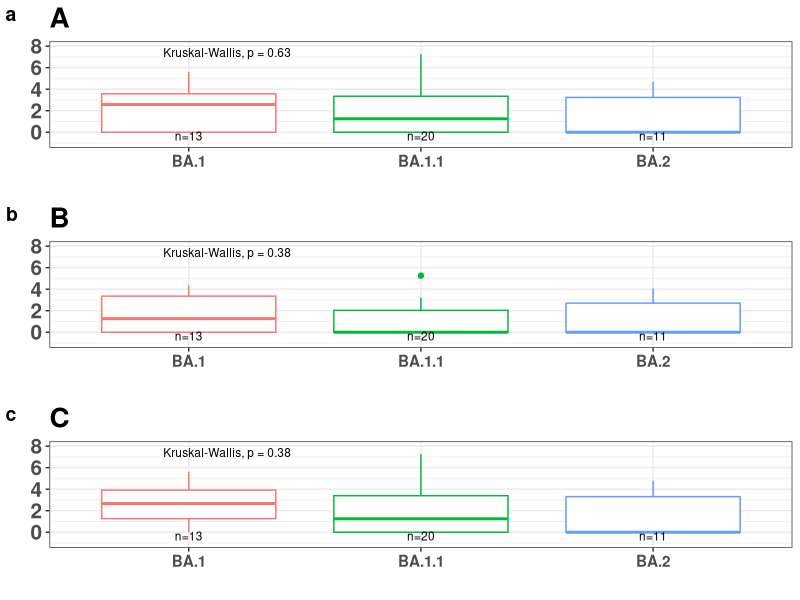
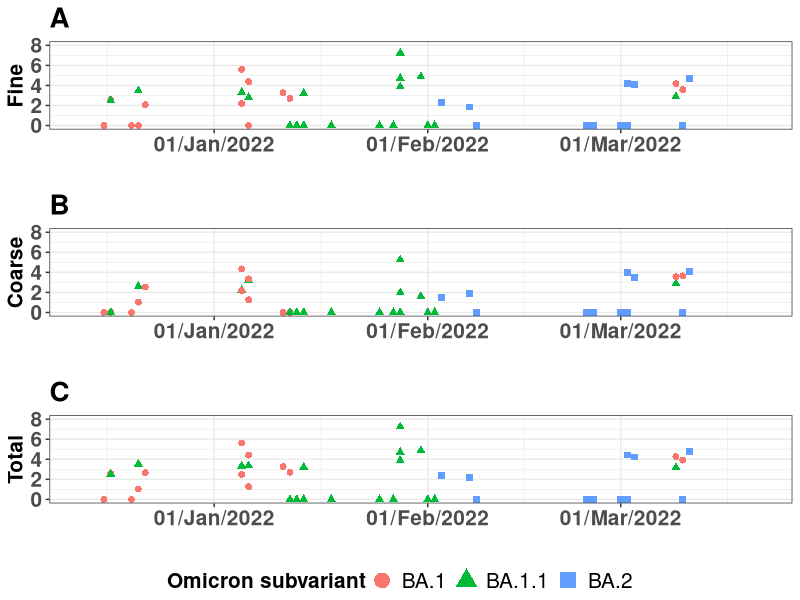
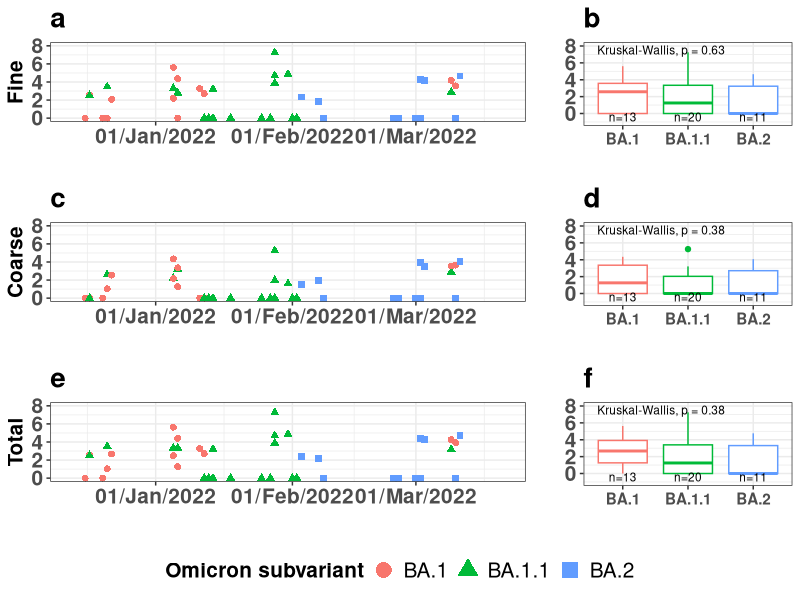

R code for these plots, in order:
## ---- chunk 1
knitr::opts_chunk$set(echo = TRUE)
library(tidyverse)
library(grid)
library(gridExtra)
library(ggpubr)
set.seed(42)
## ---- chunk 2
spr_before <- read.csv(file = "../working_files/manuscript_1_all_61_nonpaired_pcr_sx_spr.csv")
spr <- read.csv(file = "../working_files/nonpaired_pcr_sx_spr.csv")
spr <- spr %>% mutate(variant2 = if_else(seq_variant %in% c("Omicron BA.1.1","Omicron BA.1", "Omicron BA.2"), "Omicron", seq_variant))
spr <- spr %>% mutate(variant3 = if_else(seq_variant %in% c("Omicron BA.1.1","Omicron BA.1"), "Omicron BA.1", seq_variant))
samples_of_interest <- c("G-II Fine Aerosol", "G-II Coarse Aerosol", "Midturbinate Swab")

spr_before <- spr_before %>% 
  #filter(days_past_onset <=7) %>% 
  mutate(log_quant = if_else(av_quant == 0, 0, log10(av_quant)),
         subject_id = as.factor(study_id),
         days_past_onset = as.factor(days_past_onset),
         period = "Before Sep 2021",
         variant2 = if_else(S.gene.dropout == "TRUE", "Alpha", "Other")) %>% 
  mutate(seq_variant = variant2,
         variant3 = variant2)
length(unique(spr_before$subject_id))

before_sub <- spr_before %>% 
  filter(sample_type %in% samples_of_interest) %>% 
  select(subject_id, sample_date, av_quant, log_quant, sample_type, period, days_past_onset, variant2, variant3, seq_variant)

spr <- spr %>% 
  mutate(log_quant = if_else(av_quant == 0, 0, log10(av_quant)),
         subject_id = as.factor(subject_id),
         days_past_onset = as.factor(days_past_onset),
         period = "After Sep 2021")

now_sub <- spr %>% filter(sample_type %in% samples_of_interest) %>% 
  select(subject_id, sample_date, av_quant, log_quant, sample_type, period, days_past_onset, variant2, variant3, seq_variant)

breath_mts_total <- bind_rows(now_sub,before_sub)

breath_mts_total <- breath_mts_total %>% 
  mutate(seq_variant = factor(seq_variant, 
                          levels = c("Omicron BA.1","Omicron BA.1.1","Omicron BA.2"),
                          labels = c("BA.1","BA.1.1","BA.2")))

breath_mts_total <- breath_mts_total %>% mutate(omicron = if_else(variant2 == "Omicron", "Yes", "No"))
## ---- chunk 3
stat_box_data <- function(y, upper_limit = 9.085) {
  data.frame(
    y = -0.02 * upper_limit,
    label = paste0('n=', length(y), '\n')
  )
}

fine_complete <- breath_mts_total %>% 
  filter(sample_type == "G-II Fine Aerosol") %>%
  mutate(fine_av_quant = av_quant, fine_log_quant = log_quant) %>% 
  select(subject_id, fine_av_quant, fine_log_quant, days_past_onset, sample_date, period, variant2, omicron, variant3,seq_variant) 
fine_complete_sub <- fine_complete %>% filter(fine_av_quant !=0)  

coarse_complete <- breath_mts_total %>% 
  filter(sample_type == "G-II Coarse Aerosol") %>%
  mutate(coarse_av_quant = av_quant, coarse_log_quant = log_quant) %>% 
  select(subject_id, coarse_av_quant, coarse_log_quant, days_past_onset, sample_date, period, variant2, omicron, variant3, seq_variant)
coarse <- coarse_complete %>% select(subject_id, coarse_av_quant, coarse_log_quant, sample_date)
coarse_complete_sub <- coarse_complete %>% filter(coarse_av_quant !=0)

mts_complete <- breath_mts_total %>% 
  filter(sample_type == "Midturbinate Swab") %>%
  mutate(mts_av_quant = av_quant, mts_log_quant = log_quant) %>% 
  select(subject_id, mts_av_quant, mts_log_quant, days_past_onset, sample_date, period, variant2, omicron, variant3, seq_variant)

mts <- mts_complete %>% select(subject_id, mts_av_quant, mts_log_quant, sample_date) 

#create dataset limited to at least one of the breath samples is non-zero: breath_mts_total_wide1
breath_mts_total_wide1 <- fine_complete_sub %>% 
  full_join(coarse_complete_sub, by = c("subject_id", "sample_date")) %>% 
  mutate(coarse_av_quant = if_else(is.na(coarse_av_quant), 0, coarse_av_quant),
         coarse_log_quant = if_else(is.na(coarse_log_quant), 0, coarse_log_quant),
         fine_av_quant = if_else(is.na(fine_av_quant), 0, fine_av_quant),
         fine_log_quant = if_else(is.na(fine_log_quant), 0, fine_log_quant),
         days_past_onset = if_else(is.na(days_past_onset.y), days_past_onset.x, days_past_onset.y),
         period = if_else(is.na(period.y), period.x, period.y),
         variant2 = if_else(is.na(variant2.y), variant2.x, variant2.y),
         omicron = if_else(is.na(omicron.y), omicron.x, omicron.y),
         variant3 = if_else(is.na(variant3.y), variant3.x, variant3.y),
         seq_variant = if_else(is.na(seq_variant.y), seq_variant.x, seq_variant.y)) %>% 
  mutate(av_quant_total = coarse_av_quant + fine_av_quant)

breath_mts_total_wide1 <- breath_mts_total_wide1 %>% 
  mutate(av_quant_total_log10 = if_else((av_quant_total == 0), 0, log10(av_quant_total)))

breath_mts_total_wide1 <- breath_mts_total_wide1 %>% 
  left_join(mts, by = c("subject_id", "sample_date")) %>% 
  mutate(log_mts_coarse_ratio = log10(mts_av_quant/(coarse_av_quant+1)),
         log_mts_fine_ratio = log10(mts_av_quant/(fine_av_quant+1)),
         log_mts_total_ratio = log10(mts_av_quant/(av_quant_total+1)),
         mts_coarse_ratio =  mts_av_quant/(coarse_av_quant+1),
         mts_fine_ratio = mts_av_quant/(fine_av_quant+1),
         mts_total_ratio = mts_av_quant/(av_quant_total+1))

#create dataset including all the breath samples:breath_mts_total_wide2
breath_mts_total_wide2 <- fine_complete %>% 
  left_join(coarse, by = c("subject_id", "sample_date")) %>% 
  mutate(av_quant_total = coarse_av_quant + fine_av_quant)

breath_mts_total_wide2 <- breath_mts_total_wide2 %>% 
  mutate(av_quant_total_log10 = if_else((av_quant_total == 0), 0, log10(av_quant_total)))

breath_mts_total_wide2 <- breath_mts_total_wide2 %>% 
  left_join(mts, by = c("subject_id", "sample_date")) %>% 
  mutate(log_mts_coarse_ratio = log10(mts_av_quant/(coarse_av_quant+1)),
         log_mts_fine_ratio = log10(mts_av_quant/(fine_av_quant+1)),
         log_mts_total_ratio = log10(mts_av_quant/(av_quant_total+1)),
         mts_coarse_ratio =  mts_av_quant/(coarse_av_quant+1),
         mts_fine_ratio = mts_av_quant/(fine_av_quant+1),
         mts_total_ratio = mts_av_quant/(av_quant_total+1))

length(unique(breath_mts_total_wide2$subject_id))
## ---- chunk 4
breath_mts_total_wide2 <- breath_mts_total_wide2 %>% mutate(sample_date2 = as.Date(sample_date, origin="1970-01-01"))

#with boxplots
sample_plot_by_variant_by_day5 <- function(data, sample_value, name,note_text) {
  plot <- data %>% filter(omicron == "Yes") %>% 
    ggplot(aes(x = seq_variant, y = eval(parse(text=sample_value))))+
    geom_boxplot(aes(color=seq_variant),show.legend = FALSE)+
    coord_cartesian(ylim = c(-1, 8),
                    expand = TRUE)+
    theme_bw()+
    stat_summary(
      fun.data = stat_box_data, 
      geom = "text", 
      hjust = 0.5,
      vjust = 0.9,
      size=3,
      position = position_dodge(0.9)
    ) +
    labs(x= " ", 
         y=" ",
         color = "Omicron subvariant",
         shape = "Omicron subvariant")+
    stat_compare_means(label.y=7, size=3)+
    ggtitle(note_text)+
    theme(axis.text.x=element_text(size = 11, face='bold', angle = 0),
          axis.text.y=element_text(size = 15, face='bold'),
          axis.title.x=element_text(size=15, face='bold'),
          axis.title.y=element_text(size=15, face='bold'),
          plot.title=element_text(size=20, face="bold")) +
    theme(legend.position="bottom")
  return(plot) 
}

full_EBA_by_variant_by_date5 <- ggarrange(
  sample_plot_by_variant_by_day5(breath_mts_total_wide2, "fine_log_quant", "Fine","A"),
  sample_plot_by_variant_by_day5(breath_mts_total_wide2, "coarse_log_quant", "Coarse","B"),
  sample_plot_by_variant_by_day5(breath_mts_total_wide2, "av_quant_total_log10", "Total","C"),
  labels = c("a", "b", "c"),
  ncol = 1, nrow=3,
  common.legend = T,
  legend = "bottom",
  align = "h")
full_EBA_by_variant_by_date5

#ggsave(full_EBA_by_variant_by_date5,filename="../output/full_EBA_by_variant_by_date5_omicron.png",device="png",width=11,height=7.77,units="in")

#without boxplots
sample_plot_by_variant_by_day6 <- function(data, sample_value, name,legend_show,note_text) {
  plot <- data %>% filter(omicron == "Yes") %>% 
    ggplot(aes(x = sample_date2, y = eval(parse(text=sample_value))))+
    geom_point(size = 2, aes(color=seq_variant, shape = seq_variant),show.legend = legend_show)+
    #geom_boxplot(aes(color=seq_variant), alpha = 0.1)+
    coord_cartesian(ylim = c(0, 8), 
                    xlim = c(as.Date("2021-12-13"), as.Date("2022-03-21")),
                    expand = TRUE)+
    theme_bw()+
    scale_x_date(date_labels = "%d/%b/%Y", breaks = "1 month")+
    labs(x= " ", 
         y=paste(name), 
         color = "Omicron subvariant",
         shape = "Omicron subvariant")+
    ggtitle(note_text)+
    theme(axis.text.x=element_text(size = 15, face='bold', angle = 0),
          axis.text.y=element_text(size = 15, face='bold'),
          axis.title.x=element_text(size=15, face='bold'),
          axis.title.y=element_text(size=15, face='bold'),
          legend.text = element_text(size = 15),
          legend.title = element_text(size = 15, face='bold'),
          plot.title=element_text(size=20, face="bold")) +
     guides(shape = guide_legend(override.aes = list(size = 5)))+
    theme(legend.position="bottom") 
  return(plot) 
}

full_EBA_by_variant_by_date6 <- ggarrange(
  sample_plot_by_variant_by_day6(breath_mts_total_wide2, "fine_log_quant", "Fine",FALSE,"A"),
  sample_plot_by_variant_by_day6(breath_mts_total_wide2, "coarse_log_quant", "Coarse",FALSE,"B"),
  sample_plot_by_variant_by_day6(breath_mts_total_wide2, "av_quant_total_log10", "Total",TRUE,"C"),
  #labels = c("A", "B", "C"),
  ncol = 1, nrow=3,
  common.legend = T,
  legend = "bottom",
  align = "h")
full_EBA_by_variant_by_date6

#ggsave(full_EBA_by_variant_by_date6,filename="../output/full_EBA_by_variant_by_date6_omicron.png",device="png",width=11,height=7.77,units="in")

# function to extract legend
g_legend <- function(a.gplot) { 
  tmp <- ggplot_gtable(ggplot_build(a.gplot)) 
  leg <- which(sapply(tmp$grobs, function(x) x$name) == "guide-box") 
  legend <- tmp$grobs[[leg]] 
  return(legend)
} 
plot <- sample_plot_by_variant_by_day6(breath_mts_total_wide2, "av_quant_total_log10", "Total",TRUE,"e")
legend <- g_legend(plot)
## ---- chunk 5
a <- sample_plot_by_variant_by_day6(breath_mts_total_wide2, "fine_log_quant", "Fine",FALSE,"a")
b <- sample_plot_by_variant_by_day5(breath_mts_total_wide2, "fine_log_quant", "Fine","b")
c <- sample_plot_by_variant_by_day6(breath_mts_total_wide2, "coarse_log_quant", "Coarse",FALSE,"c")
d <- sample_plot_by_variant_by_day5(breath_mts_total_wide2, "coarse_log_quant", "Coarse","d")
e <- sample_plot_by_variant_by_day6(breath_mts_total_wide2, "av_quant_total_log10", "Total",FALSE,"e")
f <- sample_plot_by_variant_by_day5(breath_mts_total_wide2, "av_quant_total_log10", "Total","f")
## ---- chunk 6
total <- grid.arrange(a, b,
                     c, d,
                     e, f,
                     legend,
                      ncol=5, nrow=4,
                      layout_matrix = rbind(c(1,1,2),
                                            c(3,3,4),
                                            c(5,5,6),
                                            c(7,7,7)),
                      heights = c(3,3,3,1))

ggsave(total,filename="../output/si_fig2_omicron_variants.png",device="png",width=11,height=7.77,units="in")
